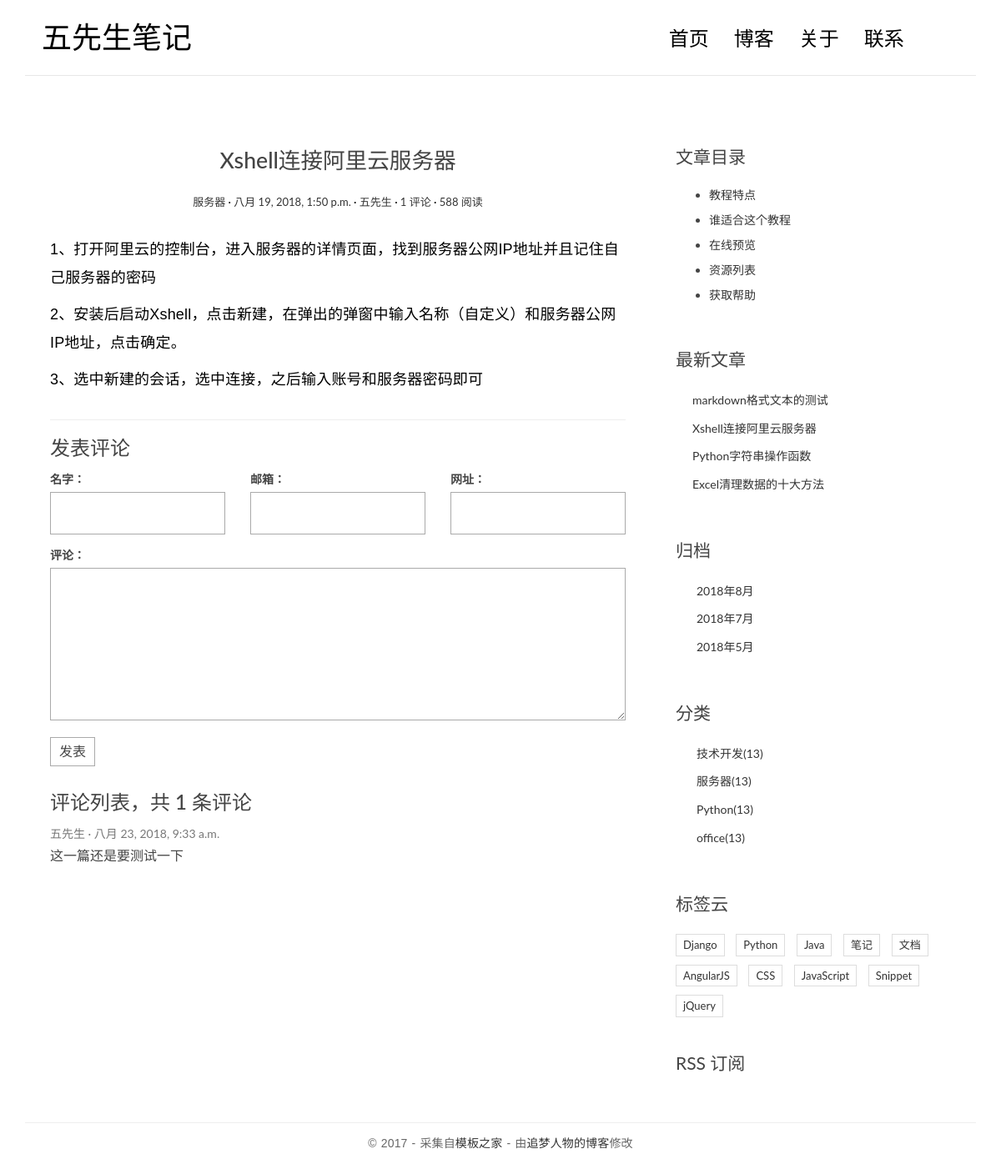
/post/1, run on the app's committed database.
### blog/models.py (models this page shows, shortened)
class Post(models.Model):
    title = models.CharField(max_length=100)
    body = models.TextField()
    created_time = models.DateTimeField()
    modified_time = models.DateTimeField()
    excerpt = models.CharField(max_length=200, blank=True)
    category = models.ForeignKey(Category, on_delete=models.CASCADE)
    tags = models.ManyToManyField(Tag, blank=True)
    author = models.ForeignKey(User, on_delete=models.CASCADE)

class Category(models.Model):
    name = models.CharField(max_length=100)
    def __str__(self):
        return self.name

class User(models.Model):
    name = models.CharField(max_length=100)
    def __str__(self):
        return self.name

### comments/models.py (models this page shows, shortened)
@python_2_unicode_compatible
class Comments(models.Model):
    name = models.CharField(max_length=100)
    email = models.EmailField(max_length=255)
    url = models.URLField(blank=True)
    text = models.TextField()
    created_time = models.DateTimeField(auto_now_add=True)
    post = models.ForeignKey('blog.Post', on_delete=models.CASCADE)

### blog/views.py (the view)
# urls.py: path('post/<int:post_id>', views.detail, name='detail'),
def detail(request, post_id):
    post = get_object_or_404(models.Post, pk=post_id)
    post.body = markdown.markdown(post.body,
                                  extensions=[
                                      'markdown.extensions.extra',
                                      'markdown.extensions.fenced_code',
                                      'markdown.extensions.codehilite',
                                      'markdown.extensions.toc',
                                  ])
    comment_list = post.comments_set.filter(post=post).order_by("-created_time")
    context = {
        "post": post,
        "comment_list": comment_list
    }
    return render(request, "blog/detail.html", context)

### blog/templatetags/blog_tags.py (called while the page is built)
@register.simple_tag
def get_recent_posts(num=5):
    return models.Post.objects.all().order_by("-created_time")[:num]

@register.simple_tag
def archives():
    return models.Post.objects.dates("created_time", "month", "DESC")

@register.simple_tag
def get_categories():
    return models.Category.objects.all()

### blog/templates/blog/detail.html (shortened to what this page needs)
{% extends "base.html" %}
{% block main %}
    <article class="post post-{{ post.id }}">
        <header class="entry-header">
            <h1 class="entry-title">{{ post.title }}</h1>
            <div class="entry-meta">
                <span class="post-category"><a href="#">{{ post.category }}</a></span>
                <span class="post-date"><a href="#"><time class="entry-date"
                                                          datetime="{{ post.created_time }}">{{ post.created_time }}</time></a></span>
                <span class="post-author"><a href="#">{{ post.author }}</a></span>
                <span class="comments-link"><a href="#">{{ post.comments_set.count }} 评论</a></span>
                <span class="views-count"><a href="#">588 阅读</a></span>
            </div>
        </header>
        <div class="entry-content clearfix">
            {{ post.body | safe }}
        </div>
    </article>
    <section class="comment-area" id="comment-area">
        <hr>
        <h3>发表评论</h3>
        <form action="{% url "comments:comment" post.id %}" method="post" class="comment-form">
            <div class="row">
                <div class="col-md-4">
                    <label for="id_name">名字：</label>
                    <input type="text" id="id_name" name="name" required>
                </div>
                <div class="col-md-4">
                    <label for="id_email">邮箱：</label>
                    <input type="email" id="id_email" name="email" required>
                </div>
                <div class="col-md-4">
                    <label for="id_url">网址：</label>
                    <input type="text" id="id_url" name="url">
                </div>
                <div class="col-md-12">
                    <label for="id_comment">评论：</label>
                    <textarea name="comment" id="id_comment" required></textarea>
                    <button type="submit" class="comment-btn">发表</button>
                </div>
            </div>
        </form>
        <div class="comment-list-panel">
            <h3>评论列表，共 <span>{{ post.comments_set.count }}</span> 条评论</h3>
            {% if comment_list %}
                <ul class="comment-list list-unstyled">
                    {% for comment in comment_list %}
                        <li class="comment-item">
                            <span class="nickname">{{ comment.name }}</span>
                            <time class="submit-date"
                                  datetime="{{ comment.created_time }}">{{ comment.created_time }}</time>
                            <div class="text">
                                {{ comment.text }}
                            </div>
                        </li>
                    {% endfor %}
                </ul>
            {% else %}
                <div class="no-post">暂时还没有评论!</div>
            {% endif %}
        </div>
    </section>
{% endblock main %}
{% block toc %}
    <div class="widget widget-content">
        <h3 class="widget-title">文章目录</h3>
        <ul>
            <li>
                <a href="#">教程特点</a>
            </li>
            <li>
                <a href="#">谁适合这个教程</a>
            </li>
            <li>
                <a href="#">在线预览</a>
            </li>
            <li>
                <a href="#">资源列表</a>
            </li>
            <li>
                <a href="#">获取帮助</a>
            </li>
        </ul>
    </div>
{% endblock toc %}

### blog/templates/base.html (shortened to what this page needs)
{% load staticfiles %}
{% load blog_tags %}
<!DOCTYPE html>
<html>
<head>
    <link rel="stylesheet" href="{% static "blog/css/bootstrap.min.css" %}">
    <link rel="stylesheet" href="http://code.ionicframework.com/ionicons/2.0.1/css/ionicons.min.css">
    <link rel="stylesheet" href="{% static "blog/css/pace.css" %}">
    <link rel="stylesheet" href="{% static "blog/css/custom.css" %}">
    <link rel="stylesheet" href="{% static "blog/css/highlights/github.css" %}">
</head>
<body>
<div class="container">
    <header id="site-header">
        <div class="row">
            <div class="col-md-4 col-sm-5 col-xs-8">
                <div class="logo">
                    <h1><a href="http://localhost:8000"><b>五先生笔记</b></a></h1>
                </div>
            </div>
            <div class="col-md-8 col-sm-7 col-xs-4">
                <nav class="main-nav" role="navigation">
                    <div class="collapse navbar-collapse" id="bs-example-navbar-collapse-1">
                        <ul class="nav navbar-nav navbar-right">
                            <li class="cl-effect-11"><a href="http://localhost:8000" data-hover="首页">首页</a></li>
                            <li class="cl-effect-11"><a href="full-width.html" data-hover="博客">博客</a></li>
                            <li class="cl-effect-11"><a href="about.html" data-hover="关于">关于</a></li>
                            <li class="cl-effect-11"><a href="contact.html" data-hover="联系">联系</a></li>
                        </ul>
                    </div>
                </nav>
            </div>
        </div>
    </header>
</div>
<div class="content-body">
    <div class="container">
        <div class="row">
            <main class="col-md-8">
                {% block main %}
                {% endblock main %}
            </main>
            <aside class="col-md-4">
                {% block toc %}
                {% endblock toc %}
                <div class="widget widget-recent-posts">
                    <h3 class="widget-title">最新文章</h3>
                    {% get_recent_posts as recent_post_list %}
                    {% if recent_post_list %}
                        <ul>
                            {% for post in recent_post_list %}
                                <li>
                                    <a href="{% url "blog:detail" post.id %}">{{ post.title }}</a>
                                </li>
                            {% endfor %}
                        </ul>
                    {% else %}
                        暂无文章！
                    {% endif %}
                </div>
                <div class="widget widget-archives">
                    <h3 class="widget-title">归档</h3>
                    {% archives as date_list %}
                    {% if date_list %}
                        <ul>
                            {% for date in date_list %}
                                <li>
                                    <a href="{% url "blog:archives" date.year date.month %}">{{ date.year }}年{{ date.month }}月</a>
                                </li>
                            {% endfor %}
                        </ul>
                    {% else %}
                        暂无归档！
                    {% endif %}
                </div>
                <div class="widget widget-category">
                    <h3 class="widget-title">分类</h3>
                    {% get_categories as category_list %}
                    {% if category_list %}
                        <ul>
                            {% for category in category_list %}
                                <li>
                                    <a href="{% url "blog:category" category.id %}">{{ category.name }}<span class="post-count">(13)</span></a>
                                </li>
                            {% endfor %}
                        </ul>
                    {% else %}
                        暂无归档！
                    {% endif %}
                </div>
                <div class="widget widget-tag-cloud">
                    <h3 class="widget-title">标签云</h3>
                    <ul>
                        <li>
                            <a href="#">Django</a>
                        </li>
                        <li>
                            <a href="#">Python</a>
                        </li>
                        <li>
                            <a href="#">Java</a>
                        </li>
                        <li>
                            <a href="#">笔记</a>
                        </li>
                        <li>
                            <a href="#">文档</a>
                        </li>
                        <li>
                            <a href="#">AngularJS</a>
                        </li>
                        <li>
                            <a href="#">CSS</a>
                        </li>
                        <li>
                            <a href="#">JavaScript</a>
                        </li>
                        <li>
                            <a href="#">Snippet</a>
                        </li>
                        <li>
                            <a href="#">jQuery</a>
                        </li>
                    </ul>
                </div>
                <div class="rss">
                    <a href=""> RSS 订阅</a>
                </div>
            </aside>
        </div>
    </div>
</div>
<footer id="site-footer">
    <div class="container">
        <div class="row">
            <div class="col-md-12">
                <p class="copyright">&copy 2017 - 采集自<a href="http://www.cssmoban.com/"
                                                        target="_blank" title="模板之家">模板之家</a>
                    - 由<a href="http://zmrenwu.com/" title="网页模板" target="_blank">追梦人物的博客</a>修改
                </p>
            </div>
        </div>
    </div>
</footer>
</body>
</html>

### blog/static/blog/css/custom.css (style rules this page uses)
* { outline: none; }
h1, h2, h3, h4, h5, h6 { margin-top: 0; }
b { font-weight: 400; }
a { color: #333; }
body { color: #444; font-family: 'Lato', sans-serif; }
p { font-family: 'Ubuntu', sans-serif; font-weight: 400; word-spacing: 1px; letter-spacing: 0.01em; }
#site-header { background-color: #FFF; padding: 25px 20px; margin-bottom: 40px; border-bottom: 1px solid #e7e7e7; }
.logo h1 a { color: #000; }
.logo h1 { margin: 0; font-family: 'Lato', sans-serif; font-weight: 300; }
.main-nav { margin-top: 11px; max-width: 95%; }
.main-nav a { color: #000000 !important; padding: 0 0 5px 0 !important; margin-right: 30px; font-family: 'Lato', sans-serif; font-weight: 300; font-size: 24px; }
.cl-effect-11 a { padding: 10px 0; color: #0972b4; text-shadow: none; }
.cl-effect-11 a::before { position: absolute; top: 0; left: 0; overflow: hidden; padding: 0 0 5px 0 !important; max-width: 0; border-bottom: 1px solid #000; color: #000; content: attr(data-hover); white-space: nowrap; -webkit-transition: max-width 0.5s; -moz-transition: max-width 0.5s; transition: max-width 0.5s; }
.content-body { padding-bottom: 4em; }
.post { background: #fff; padding: 30px 30px 0; }
.entry-title { text-align: center; font-size: 1.9em; margin-bottom: 20px; line-height: 1.6; padding: 10px 20px 0; }
.entry-meta { text-align: center; color: #DDDDDD; font-size: 13px; margin-bottom: 30px; }
.entry-content { font-size: 18px; line-height: 1.9; font-weight: 300; color: #000; }
.post-category::after, .post-date::after, .post-author::after, .comments-link::after { content: ' ·'; color: #000; }
.widget { background: #fff; padding: 30px 0 0; }
.widget-title { font-size: 1.5em; margin-bottom: 20px; line-height: 1.6; padding: 10px 0 0; font-weight: 400; }
.widget-recent-posts ul { padding: 0; margin: 0; padding-left: 20px; }
.widget-recent-posts ul li { list-style-type: none; position: relative; line-height: 170%; margin-bottom: 10px; }
.widget-recent-posts ul li::before { content: '\f3d3'; font-family: "Ionicons"; position: absolute; left: -17px; top: 3px; font-size: 16px; color: #000; }
.widget-archives ul { padding: 0; margin: 0; padding-left: 25px; }
.widget-archives ul li { list-style-type: none; position: relative; line-height: 170%; margin-bottom: 10px; }
.widget-archives ul li::before { content: '\f3f3'; font-family: "Ionicons"; position: absolute; left: -25px; top: 1px; font-size: 16px; color: #000; }
.widget-category ul { padding: 0; margin: 0; padding-left: 25px; }
.widget-category ul li { list-style-type: none; position: relative; line-height: 170%; margin-bottom: 10px; }
.widget-category ul li::before { content: '\f3fe'; font-family: "Ionicons"; position: absolute; left: -25px; top: 1px; font-size: 18px; color: #000; }
.widget-tag-cloud ul { padding: 0; margin: 0; margin-right: -10px; }
.widget-tag-cloud ul li { list-style-type: none; font-size: 13px; display: inline-block; margin-right: 10px; margin-bottom: 10px; padding: 3px 8px; border: 1px solid #ddd; }
.widget-content ul li { margin-bottom: 10px; }
.rss { font-size: 21px; margin-top: 30px; }
.rss a { color: #444; }
#site-footer { padding-top: 10px; padding: 0 0 1.5em 0; }
.copyright { text-align: center; padding-top: 1em; margin: 0; border-top: 1px solid #eee; color: #666; }
.contact-form input, .comment-form input { border: 1px solid #aaa; margin-bottom: 15px; width: 100%; padding: 15px 15px; font-size: 16px; line-height: 100%; transition: 0.4s border-color linear; }
.contact-form textarea, .comment-form textarea { border: 1px solid #aaa; margin-bottom: 15px; width: 100%; padding: 15px 15px; font-size: 16px; line-height: 20px !important; min-height: 183px; transition: 0.4s border-color linear; }
.comment-area { padding: 0 30px 0; }
.comment-form { margin-top: 15px; }
.comment-form .comment-btn { background-color: #fff; border: 1px solid #aaa; font-size: 16px; padding: 5px 10px; }
.comment-list-panel { margin-top: 30px; }
.comment-list { margin-top: 15px; }
.comment-item .nickname, .comment-item .submit-date { color: #777; font-size: 14px; }
.comment-item .nickname:after { content: ' ·'; }
.comment-item .text { padding-top: 5px; font-size: 16px; }

### data on the page
Post: title "Xshell连接阿里云服务器", category "服务器", created_time "八月 19, 2018, 1:50 p.m.", author "五先生", comments_set.count "1", body "1、打开阿里云的控制台，进入服务器的详情页面，找到服务器公网IP地址并且记住自己服务器的密码 2、安装后启动Xshell，点击新建，在弹出的弹窗中输入名称（自定义）和服务器公网IP地址，点击确定。 3、选中新建的会话，选中连接，之后输入账号和服务器密码即可"
Comments: name "五先生", created_time "八月 23, 2018, 9:33 a.m.", text "这一篇还是要测试一下"
Post: title "markdown格式文本的测试"
Post: title "Python字符串操作函数"
Post: title "Excel清理数据的十大方法"
Category: name "技术开发"
Category: name "服务器"
Category: name "Python"
Category: name "office"

### other printed values
{{ date.year }} "2018" "2018" "2018"
{{ date.month }} "8" "7" "5"
